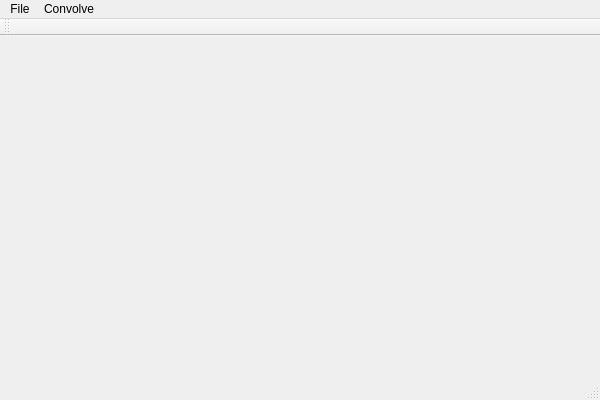
<?xml version="1.0" encoding="UTF-8"?>
<ui version="4.0">
 <class>ImageConvolutionClass</class>
 <widget class="QMainWindow" name="ImageConvolutionClass">
  <property name="geometry">
   <rect>
    <x>0</x>
    <y>0</y>
    <width>600</width>
    <height>400</height>
   </rect>
  </property>
  <property name="windowTitle">
   <string>ImageConvolution</string>
  </property>
  <widget class="QWidget" name="centralWidget"/>
  <widget class="QMenuBar" name="menuBar">
   <property name="geometry">
    <rect>
     <x>0</x>
     <y>0</y>
     <width>600</width>
     <height>21</height>
    </rect>
   </property>
   <widget class="QMenu" name="menuFile">
    <property name="title">
     <string>File</string>
    </property>
    <addaction name="actionOpen"/>
    <addaction name="actionSave"/>
    <addaction name="actionExit"/>
   </widget>
   <widget class="QMenu" name="menuConvolve">
    <property name="title">
     <string>Convolve</string>
    </property>
    <addaction name="actionSet_Kernel"/>
    <addaction name="actionSend_Image_Data"/>
    <addaction name="actionApply_Kernel"/>
   </widget>
   <addaction name="menuFile"/>
   <addaction name="menuConvolve"/>
  </widget>
  <widget class="QToolBar" name="mainToolBar">
   <attribute name="toolBarArea">
    <enum>TopToolBarArea</enum>
   </attribute>
   <attribute name="toolBarBreak">
    <bool>false</bool>
   </attribute>
  </widget>
  <widget class="QStatusBar" name="statusBar"/>
  <action name="actionOpen">
   <property name="text">
    <string>Open</string>
   </property>
  </action>
  <action name="actionExit">
   <property name="text">
    <string>Exit</string>
   </property>
  </action>
  <action name="actionSave">
   <property name="text">
    <string>Save</string>
   </property>
  </action>
  <action name="actionSet_Kernel">
   <property name="text">
    <string>Set Kernel</string>
   </property>
  </action>
  <action name="actionApply_Kernel">
   <property name="text">
    <string>Apply Kernel</string>
   </property>
  </action>
  <action name="actionSend_Image_Data">
   <property name="text">
    <string>Pad Image</string>
   </property>
  </action>
 </widget>
 <layoutdefault spacing="6" margin="11"/>
 <resources>
  <include location="imageconvolution.qrc"/>
 </resources>
 <connections>
  <connection>
   <sender>actionExit</sender>
   <signal>triggered()</signal>
   <receiver>ImageConvolutionClass</receiver>
   <slot>close()</slot>
   <hints>
    <hint type="sourcelabel">
     <x>-1</x>
     <y>-1</y>
    </hint>
    <hint type="destinationlabel">
     <x>299</x>
     <y>199</y>
    </hint>
   </hints>
  </connection>
 </connections>
</ui>
